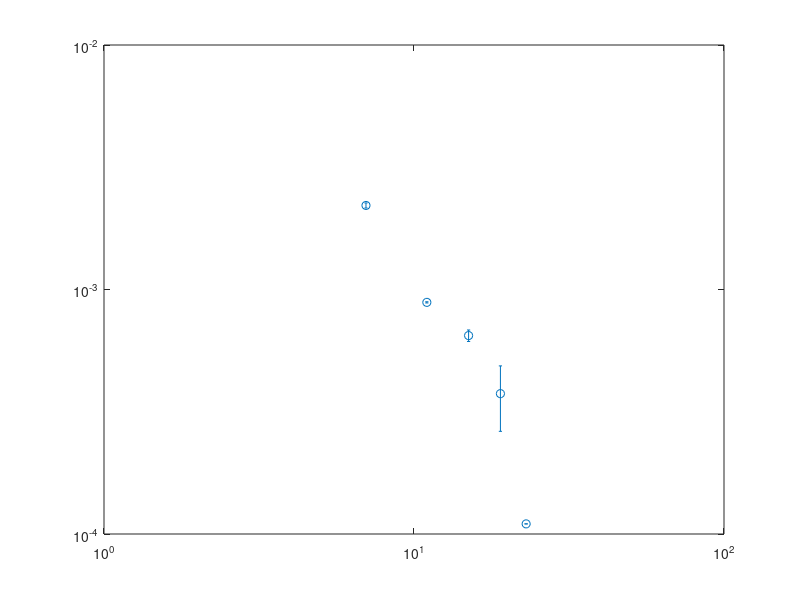

Source code (MATLAB): (Note: this script raises an error after producing the figure.)
clear;
Lx = [16,24, 32, 40, 48];
distance = [7, 11,  15, 19, 23];
SC = [0.002207, 0.000886,0.000648, 0.000375, 1.1e-4];
err = [0.000053, 0.000005, 0.000035,0.000112, 0];
%15: 6.1e-4
% 9: 1.026e-3
h1 = errorbar(distance, SC, err,'o');hold on;
set(gca, 'XScale','log', 'YScale','log')
p = fit(log(distance(1:4)'),log(SC(1:4)'),'poly1');
fprintf('Ksc=%.5f\n',-p.p1);
x = distance(1):0.5:distance(end);
fl=loglog(distance,exp(p.p2)*distance.^p.p1,'-.');
T=text(8,4.5e-3,['$K_{sc}=',num2str(-p.p1),'$']);
set(T,'Interpreter','latex');set(T,'Fontsize',28);



set(gca,'fontsize',24);
set(gca,'linewidth',1.5);
set(h1,'markersize',10);
set(get(gca,'Children'),'linewidth',3); % Set line width 1.5 pounds
xlabel('$x$','Interpreter','latex');
ylabel('singlet pair correlation','Interpreter','latex');
set(get(gca,'XLabel'),'FontSize',24); 
set(get(gca,'YLabel'),'FontSize',24); 
